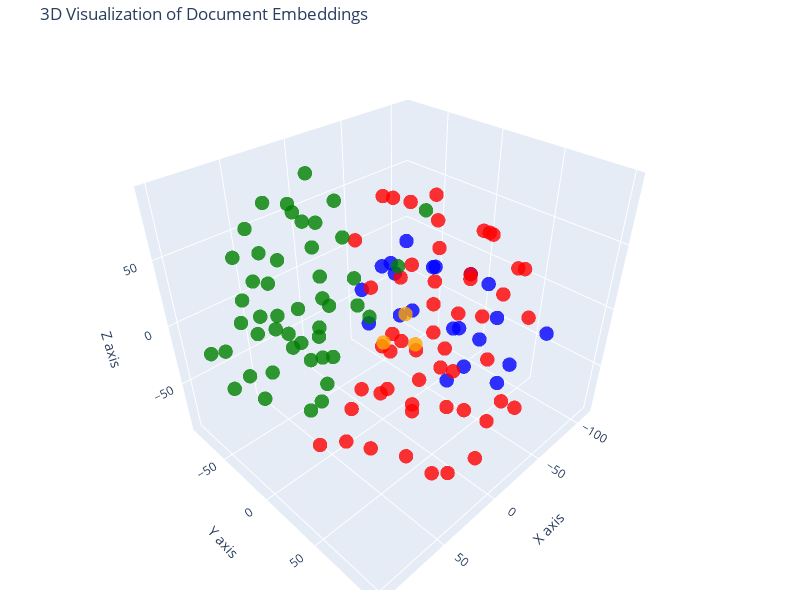

Here is the notebook cell this chart was saved with:
### Code cell
## 3d representation
tsne_3d = TSNE(n_components=3, random_state=42)
reduced_vectors_3d = tsne_3d.fit_transform(vectors)

fig_3d = go.Figure(data=[go.Scatter3d(
    x=reduced_vectors_3d[:,0],
    y=reduced_vectors_3d[:,1],
    z=reduced_vectors_3d[:,2],
    mode='markers',
    marker=dict(color=colors, size=5, opacity=0.8),
    text = [f"Type: {t}<br>Text: {doc[:100]}..." for t, doc in zip(doc_types, documents)],
    hoverinfo='text'
)])

fig_3d.update_layout(
    title="3D Visualization of Document Embeddings", 
    scene=dict(
        xaxis_title="X axis", 
        yaxis_title="Y axis",
        zaxis_title="Z axis"
    ),
    width=800,
    height=600,
    margin=dict(l=10, r=20, b=10, t=40)
)

fig_3d.show()

### Figure 1 — Plotly figure (JSON) as saved in the notebook; plotly's stock layout.template omitted (floating-point values rounded to 4 significant figures)
{"data": [{"hoverinfo": "text", "marker": {"color": ["blue", "blue", "blue", "blue", "blue", "blue", "blue", "blue", "blue", "blue", "blue", "blue", "blue", "blue", "blue", "blue", "blue", "blue", "blue", "blue", "blue", "red", "red", "red", "red", "red", "red", "red", "red", "red", "red", "red", "red", "red", "red", "red", "red", "red", "red", "red", "red", "red", "red", "red", "red", "red", "red", "red", "red", "red", "red", "red", "red", "red", "red", "red", "red", "red", "red", "red", "red", "red", "red", "red", "red", "red", "red", "red", "red", "red", "red", "red", "red", "orange", "orange", "orange", "green", "green", "green", "green", "green", "green", "green", "green", "green", "green", "green", "green", "green", "green", "green", "green", "green", "green", "green", "green", "green", "green", "green", "green", "green", "green", "green", "green", "green", "green", "green", "green", "green", "green", "green", "green", "green", "green", "green", "green", "green", "green", "green", "green", "green", "green", "green"], "opacity": 0.8, "size": 5}, "mode": "markers", "text": ["Type: products<br>Text: # Product Summary\n\n# Rellm: AI-Powered Enterprise Reinsurance Solution\n\n## Summary\n\nRellm is an inno...", "Type: products<br>Text: ### Seamless Integrations\nRellm's architecture is designed for effortless integration with existing ...", "Type: products<br>Text: ### Regulatory Compliance Tools\nRellm includes built-in compliance tracking features to help organiz...", "Type: products<br>Text: Join the growing number of organizations leveraging Rellm to enhance their reinsurance processes whi...", "Type: products<br>Text: Experience the future of reinsurance with Rellm, where innovation meets reliability. Let Insurellm h...", "Type: products<br>Text: # Product Summary\n\n# Markellm\n\n## Summary\n\nMarkellm is an innovative two-sided marketplace designed ...", "Type: products<br>Text: - **User-Friendly Interface**: Designed with user experience in mind, Markellm features an intuitive...", "Type: products<br>Text: - **Customer Support**: Our dedicated support team is always available to assist both consumers and ...", "Type: products<br>Text: ### For Insurance Companies:\n- **Basic Listing Fee**: $199/month for a featured listing on the platf...", "Type: products<br>Text: ### Q3 2025\n- Initiate a comprehensive marketing campaign targeting both consumers and insurers to i...", "Type: products<br>Text: # Product Summary\n\n# Homellm\n\n## Summary\nHomellm is an innovative home insurance product developed b...", "Type: products<br>Text: ### 2. Dynamic Pricing Model\nWith Homellm's innovative dynamic pricing model, insurance providers ca...", "Type: products<br>Text: ### 5. Multi-Channel Integration\nHomellm seamlessly integrates into existing insurance platforms, pr...", "Type: products<br>Text: - **Basic Tier:** Starting at $5,000/month for small insurers with basic integration features.\n- **S...", "Type: products<br>Text: All tiers include a comprehensive training program and ongoing updates to ensure optimal performance...", "Type: products<br>Text: With Homellm, Insurellm is committed to transforming the landscape of home insurance, ensuring both ...", "Type: products<br>Text: # Product Summary\n\n# Carllm\n\n## Summary\n\nCarllm is an innovative auto insurance product developed by...", "Type: products<br>Text: - **Instant Quoting**: With Carllm, insurance companies can offer near-instant quotes to customers, ...", "Type: products<br>Text: - **Mobile Integration**: Carllm is designed to work seamlessly with mobile applications, providing ...", "Type: products<br>Text: - **Professional Tier**: $2,500/month\n  - For medium-sized companies.\n  - All Basic Tier features pl...", "Type: products<br>Text: ### Q2 2025: Customer Experience Improvements\n- Launch of a new **mobile app** for end-users.\n- Intr...", "Type: contracts<br>Text: # Contract with GreenField Holdings for Markellm\n\n**Effective Date:** November 15, 2023  \n**Contract...", "Type: contracts<br>Text: ## Renewal\n1. **Automatic Renewal**: This contract will automatically renew for sequential one-year ...", "Type: contracts<br>Text: ## Features\n1. **AI-Powered Matching**: Access to advanced algorithms that connect GreenField Holdin...", "Type: contracts<br>Text: ## Support\n1. **Customer Support Access**: The Client will have access to dedicated support through ...", "Type: contracts<br>Text: **Signatures:**  \n_________________________                           _________________________  \n**...", "Type: contracts<br>Text: # Contract with Apex Reinsurance for Rellm: AI-Powered Enterprise Reinsurance Solution\n\n## Terms\n\n1....", "Type: contracts<br>Text: ## Renewal\n\n1. **Automatic Renewal**: This Agreement will automatically renew for successive one-yea...", "Type: contracts<br>Text: 2. **Seamless Integrations**: The architecture of Rellm allows for easy integration with existing sy...", "Type: contracts<br>Text: 1. **Technical Support**: Provider shall offer dedicated technical support to the Client via phone, ...", "Type: contracts<br>Text: **Insurellm, Inc.**  \n_____________________________  \nAuthorized Signature   \nDate: ________________...", "Type: contracts<br>Text: # Contract with Greenstone Insurance for Homellm\n\n---\n\n## Terms\n\n1. **Parties**: This Contract (\"Agr...", "Type: contracts<br>Text: 4. **Payment Terms**: \n   - The Customer shall pay an amount of $10,000 per month for the Standard T...", "Type: contracts<br>Text: ---\n\n## Features\n\n- **AI-Powered Risk Assessment**: Customer will have access to enhanced risk evalu...", "Type: contracts<br>Text: - **Customer Portal**: A dedicated portal will be provided, allowing the Customer's clients to manag...", "Type: contracts<br>Text: ______________________________  \n[Name], [Title]  \nDate: ______________________\n\n**For Greenstone In...", "Type: contracts<br>Text: # Contract with Roadway Insurance Inc. for Carllm\n\n---\n\n## Terms\n\n1. **Agreement Effective Date**: T...", "Type: contracts<br>Text: ---\n\n## Renewal\n\n1. **Automatic Renewal**: This agreement will automatically renew for an additional...", "Type: contracts<br>Text: ---\n\n## Features\n\n1. **Access to Core Features**: Roadway Insurance Inc. will have access to all Pro...", "Type: contracts<br>Text: ---\n\n## Support\n\n1. **Technical Support**: Roadway Insurance Inc. will receive priority technical su...", "Type: contracts<br>Text: # Contract with Stellar Insurance Co. for Rellm\n\n## Terms\nThis contract is made between **Insurellm*...", "Type: contracts<br>Text: ### Termination\nEither party may terminate this agreement with a **30-day written notice**. In the e...", "Type: contracts<br>Text: ## Features\nStellar Insurance Co. will receive access to the following features of the Rellm product...", "Type: contracts<br>Text: ## Support\nInsurellm provides Stellar Insurance Co. with the following support services:\n\n- **24/7 T...", "Type: contracts<br>Text: # Contract with TechDrive Insurance for Carllm\n\n**Contract Date:** October 1, 2024  \n**Contract Dura...", "Type: contracts<br>Text: ## Renewal\n\n1. **Automatic Renewal**: This contract shall automatically renew for additional one-yea...", "Type: contracts<br>Text: ## Support\n\n1. **Customer Support**: Insurellm will provide 24/7 customer support to TechDrive Insur...", "Type: contracts<br>Text: **TechDrive Insurance Representative:**  \nName: Sarah Johnson  \nTitle: Operations Director  \nDate: _...", "Type: contracts<br>Text: # Contract with Belvedere Insurance for Markellm\n\n## Terms\nThis Contract (\"Agreement\") is made and e...", "Type: contracts<br>Text: ## Renewal\n1. **Renewal Terms**: This Agreement may be renewed for additional one-year terms upon mu...", "Type: contracts<br>Text: ## Features\n1. **AI-Powered Matching**: Belvedere Insurance will benefit from Markellm's AI-powered ...", "Type: contracts<br>Text: ## Support\n1. **Technical Support**: Technical support will be available from 9 AM to 7 PM EST, Mond...", "Type: contracts<br>Text: **Belvedere Insurance**  \nSignature: ______________________  \nName: [Authorized Signatory]  \nTitle: ...", "Type: contracts<br>Text: # Contract with Velocity Auto Solutions for Carllm\n\n**Contract Date:** October 1, 2023  \n**Contract ...", "Type: contracts<br>Text: ## Renewal\n\n1. **Automatic Renewal**: This contract will automatically renew for successive 12-month...", "Type: contracts<br>Text: ## Support\n\n1. **Customer Support**: Velocity Auto Solutions will have access to Insurellm’s custome...", "Type: contracts<br>Text: # Contract with GreenValley Insurance for Homellm\n\n**Contract Date:** October 6, 2023  \n**Contract N...", "Type: contracts<br>Text: 4. **Confidentiality:** Both parties agree to maintain the confidentiality of proprietary informatio...", "Type: contracts<br>Text: 1. **AI-Powered Risk Assessment:** Access to advanced AI algorithms for real-time risk evaluations.\n...", "Type: contracts<br>Text: 3. **Regular Updates:** Insurellm will offer ongoing updates and enhancements to the Homellm platfor...", "Type: contracts<br>Text: # Contract with EverGuard Insurance for Rellm: AI-Powered Enterprise Reinsurance Solution\n\n**Contrac...", "Type: contracts<br>Text: 4. **Usage Rights**: EverGuard Insurance is granted a non-exclusive, non-transferable license to acc...", "Type: contracts<br>Text: 1. **Core Functionality**: Rellm provides EverGuard Insurance with advanced AI-driven analytics, sea...", "Type: contracts<br>Text: 1. **Customer Support**: Insurellm will provide EverGuard Insurance with 24/7 customer support, incl...", "Type: contracts<br>Text: ---\n\n**Signatures**  \n**For Insurellm**: __________________________  \n**Name**: John Smith  \n**Title...", "Type: contracts<br>Text: # Contract with BrightWay Solutions for Markellm\n\n**Contract Date:** October 5, 2023  \n**Contract ID...", "Type: contracts<br>Text: 3. **Service Level Agreement (SLA):**  \n   Insurellm commits to a 99.9% uptime for the platform with...", "Type: contracts<br>Text: 2. **Real-Time Quote Availability:**  \n   Consumers sourced via BrightWay Solutions will receive rea...", "Type: contracts<br>Text: 3. **Training and Onboarding:**  \n   Insurellm agrees to provide one free training session on how to...", "Type: contracts<br>Text: # Contract with Pinnacle Insurance Co. for Homellm\n\n## Terms\nThis contract (\"Contract\") is entered i...", "Type: contracts<br>Text: ## Renewal\n1. **Renewal Terms**: At the end of the initial term, this Contract shall automatically r...", "Type: contracts<br>Text: ## Features\n1. **AI-Powered Risk Assessment**: Utilized for tailored underwriting decisions specific...", "Type: contracts<br>Text: ## Support\n1. **Technical Support**: Insurellm shall provide 24/7 technical support via an email and...", "Type: company<br>Text: # Overview of Insurellm\n\nInsurellm is an innovative insurance tech firm with 200 employees across th...", "Type: company<br>Text: # Careers at Insurellm\n\nInsurellm is hiring! We are looking for talented software engineers, data sc...", "Type: company<br>Text: # About Insurellm\n\nInsurellm was founded by Avery Lancaster in 2015 as an insurance tech startup des...", "Type: employees<br>Text: # HR Record\n\n# Alex Chen\n\n## Summary\n- **Date of Birth:** March 15, 1990  \n- **Job Title:** Backend ...", "Type: employees<br>Text: ## Annual Performance History\n- **2020:**  \n  - Completed onboarding successfully.  \n  - Met expecta...", "Type: employees<br>Text: ## Compensation History\n- **2020:** Base Salary: $80,000  \n- **2021:** Base Salary Increase to $90,0...", "Type: employees<br>Text: Alex Chen continues to be a vital asset at Insurellm, contributing significantly to innovative backe...", "Type: employees<br>Text: # HR Record\n\n# Oliver Spencer\n\n## Summary\n- **Date of Birth**: May 14, 1990  \n- **Job Title**: Backe...", "Type: employees<br>Text: ## Annual Performance History\n- **2018**: **3/5** - Adaptable team player but still learning to take...", "Type: employees<br>Text: ## Compensation History\n- **March 2018**: Initial salary of $80,000.\n- **July 2019**: Salary increas...", "Type: employees<br>Text: # HR Record\n\n# Emily Tran\n\n## Summary\n- **Date of Birth:** March 18, 1991  \n- **Job Title:** Digital...", "Type: employees<br>Text: - **January 2017 - May 2018**: Marketing Intern  \n  - Supported the Marketing team by collaborating ...", "Type: employees<br>Text: - **2021**:  \n  - Performance Rating: Meets Expectations  \n  - Key Achievements: Contributed to the ...", "Type: employees<br>Text: - **Professional Development Goals**:  \n  - Emily Tran aims to become a Marketing Manager within the...", "Type: employees<br>Text: # HR Record\n\n# Jordan Blake\n\n## Summary\n- **Date of Birth:** March 15, 1993  \n- **Job Title:** Sales...", "Type: employees<br>Text: ## Annual Performance History\n- **2021:** First year at Insurellm; achieved 90% of monthly targets. ...", "Type: employees<br>Text: ## Other HR Notes\n- Jordan has shown an interest in continuing education, actively participating in ...", "Type: employees<br>Text: # Avery Lancaster\n\n## Summary\n- **Date of Birth**: March 15, 1985  \n- **Job Title**: Co-Founder & Ch...", "Type: employees<br>Text: - **2010 - 2013**: Business Analyst at Edge Analytics  \n  Prior to joining Innovate, Avery worked as...", "Type: employees<br>Text: - **2018**: **Exceeds Expectations**  \n  Under Avery’s pivoted vision, Insurellm launched two new su...", "Type: employees<br>Text: - **2022**: **Satisfactory**  \n  Avery focused on rebuilding team dynamics and addressing employee c...", "Type: employees<br>Text: ## Compensation History\n- **2015**: $150,000 base salary + Significant equity stake  \n- **2016**: $1...", "Type: employees<br>Text: ## Other HR Notes\n- **Professional Development**: Avery has actively participated in leadership trai...", "Type: employees<br>Text: # HR Record\n\n# Maxine Thompson\n\n## Summary\n- **Date of Birth:** January 15, 1991  \n- **Job Title:** ...", "Type: employees<br>Text: ## Insurellm Career Progression\n- **January 2017 - October 2018**: **Junior Data Engineer**  \n  * Ma...", "Type: employees<br>Text: ## Annual Performance History\n- **2017**: *Meets Expectations*  \n  Maxine showed potential in her ro...", "Type: employees<br>Text: - **2021**: *Exceeds Expectations*  \n  Maxine spearheaded the transition to a new data warehousing s...", "Type: employees<br>Text: ## Compensation History\n- **2017**: $70,000 (Junior Data Engineer)  \n- **2018**: $75,000 (Junior Dat...", "Type: employees<br>Text: # Samantha Greene\n\n## Summary\n- **Date of Birth:** October 14, 1990\n- **Job Title:** HR Generalist\n-...", "Type: employees<br>Text: ## Annual Performance History\n- **2020:** Exceeds Expectations  \n  Samantha Greene demonstrated exce...", "Type: employees<br>Text: ## Compensation History\n- **2020:** Base Salary - $55,000  \n  The entry-level salary matched industr...", "Type: employees<br>Text: - **2023:** Base Salary - $70,000  \n  Recognized for substantial improvement in employee relations m...", "Type: employees<br>Text: # HR Record\n\n# Alex Thomson\n\n## Summary\n- **Date of Birth:** March 15, 1995  \n- **Job Title:** Sales...", "Type: employees<br>Text: ## Annual Performance History  \n- **2022** - Rated as \"Exceeds Expectations.\" Alex Thomson achieved ...", "Type: employees<br>Text: ## Other HR Notes\n- Alex Thomson is an active member of the Diversity and Inclusion committee at Ins...", "Type: employees<br>Text: # HR Record\n\n# Samuel Trenton\n\n## Summary\n- **Date of Birth:** April 12, 1989  \n- **Job Title:** Sen...", "Type: employees<br>Text: ## Annual Performance History\n- **2023:** Rating: 4.5/5  \n  *Samuel exceeded expectations, successfu...", "Type: employees<br>Text: ## Compensation History\n- **2023:** Base Salary: $115,000 + Bonus: $15,000  \n  *Annual bonus based o...", "Type: employees<br>Text: - **Engagement in Company Culture:** Regularly participates in team-building events and contributes ...", "Type: employees<br>Text: # HR Record\n\n# Alex Harper\n\n## Summary\n- **Date of Birth**: March 15, 1993  \n- **Job Title**: Sales ...", "Type: employees<br>Text: ## Annual Performance History  \n- **2021**:  \n  - **Performance Rating**: 4.5/5  \n  - **Key Achievem...", "Type: employees<br>Text: - **2022**:  \n  - **Base Salary**: $65,000 (Promotion to Senior SDR)  \n  - **Bonus**: $13,000 (20% o...", "Type: employees<br>Text: # HR Record\n\n# Jordan K. Bishop\n\n## Summary\n- **Date of Birth:** March 15, 1990\n- **Job Title:** Fro...", "Type: employees<br>Text: ## Annual Performance History\n- **2019:** Exceeds Expectations - Continuously delivered high-quality...", "Type: employees<br>Text: ## Compensation History\n- **June 2018:** Starting Salary - $85,000\n- **June 2019:** Salary Increase ...", "Type: employees<br>Text: ## Other HR Notes\n- Jordan K. Bishop has been an integral part of club initiatives, including the In...", "Type: employees<br>Text: # HR Record\n\n# Emily Carter\n\n## Summary\n- **Date of Birth:** August 12, 1990  \n- **Job Title:** Acco...", "Type: employees<br>Text: - **2017-2019:** Marketing Intern  \n  - Assisted with market research and campaign development for s...", "Type: employees<br>Text: ## Compensation History\n| Year | Base Salary | Bonus         | Total Compensation |\n|------|--------...", "Type: employees<br>Text: Emily Carter exemplifies the kind of talent that drives Insurellm's success and is an invaluable ass..."], "type": "scatter3d", "x": [-39.4, -62.06, -54.91, -67.5, 31.74, -23.52, -61.95, -55.77, -49.68, -36.4, -59.78, -81.6, -84.83, -90.34, -111.4, 9.675, -36.56, -53.5, -60.88, -75.08, -57.25, 4.345, 18.55, -62.33, -27.48, 67.64, -0.7625, -17.68, -51.68, 32.3, 49.24, -72.05, -101.2, -84.93, -75.14, 72.99, -46.59, -26.29, -91.48, -26.61, -21.53, -11.06, -31.95, 4.961, -25.0, -45.91, -27.5, 3.138, 9.123, 43.78, -34.22, 27.41, 42.01, -29.19, 72.74, -16.97, -57.37, -28.98, -65.61, -80.51, -10.86, 18.08, -8.51, 8.976, 31.65, -85.23, -38.12, -60.86, 1.768, -44.41, 25.67, -80.11, 45.45, -22.84, -19.0, -7.392, 50.74, 95.54, 3.397, 0.2353, 67.9, -99.35, 16.25, 72.83, 70.98, 56.7, 91.56, 45.35, 20.72, 30.46, 22.47, 32.73, 29.12, 11.26, 58.89, 19.98, 99.99, 44.02, 62.45, 46.31, 41.74, 95.1, 98.47, 83.25, 75.88, 22.48, 3.324, 9.468, 74.74, 17.86, 35.31, 92.37, 38.22, 21.4, -3.879, 59.62, 71.65, 40.55, 40.38, 64.83, 90.47, 52.27, 11.21], "y": [41.84, 55.9, 69.07, -69.68, 85.15, -38.75, 89.34, -37.49, -18.53, -59.93, 19.36, 22.56, 34.33, 2.837, 4.96, 69.78, -23.87, -29.06, -6.758, -21.51, -49.04, 33.75, 99.93, -62.39, 95.36, 38.14, 59.79, 80.7, 79.66, 59.82, 39.93, 46.09, 36.73, -2.278, 58.76, 18.12, 43.77, 65.79, -33.45, 1.971, 73.61, 94.26, 50.73, 67.89, 26.96, 6.806, 10.6, 20.82, 7.532, 87.65, -26.61, 33.23, 14.23, 49.6, 69.54, 30.84, 28.06, -57.1, 2.018, 23.88, 44.55, 41.74, 17.29, 40.47, 33.43, -27.47, -27.15, -40.67, -21.06, 50.15, 85.37, -25.4, 56.24, 10.24, 3.961, -6.172, -19.63, -37.67, -63.9, -23.7, 24.02, -52.42, -17.04, -50.67, -59.66, -62.41, 49.05, 2.085, -43.2, -23.32, -26.47, -59.6, -85.25, -79.2, -35.49, -43.0, 5.793, -83.08, -55.43, -76.11, -74.39, -16.56, -34.75, -35.55, -13.51, 37.7, -75.38, -51.81, 11.55, -47.79, -40.79, 26.26, 17.8, -64.9, -47.94, -1.624, -28.45, -11.47, -17.13, -25.09, -71.46, -37.28, 0.365], "z": [-41.85, -62.34, -33.21, -19.01, 15.42, -37.4, 0.4435, -45.46, -28.48, -22.86, -30.59, -50.93, -26.39, -4.745, -22.09, 31.67, 7.721, 25.39, 10.14, -2.453, -3.008, -60.81, -45.76, 46.63, 33.47, -40.75, -43.02, -53.02, -64.3, -18.86, -59.17, 5.865, 10.21, -40.73, 30.27, -54.62, 63.75, 77.19, -27.98, 30.12, -6.867, -22.18, -72.66, -4.173, 53.44, 57.8, -65.83, 41.57, -57.9, -48.78, -63.69, -26.2, -46.6, 38.95, 88.3, 16.89, 20.72, 24.65, -62.3, 42.01, -24.31, -88.92, 87.13, -0.8912, 10.91, -72.55, 65.07, -75.59, -76.64, 3.213, -64.98, 54.07, 39.61, -30.19, -5.272, -29.13, -64.82, -27.84, -69.57, -2.094, -2.545, 25.63, 59.88, 23.75, -45.37, 63.89, 15.14, 32.03, 44.16, 18.26, -36.78, -41.09, -39.73, -26.9, 91.47, -20.93, -5.439, 10.39, -10.76, -14.93, 35.68, 35.12, 5.945, 65.37, 54.48, 65.08, 44.78, 13.03, 24.97, 93.29, 75.39, 48.63, 55.24, 67.96, 67.47, -3.98, -22.9, 80.95, -4.31, 20.69, -21.22, 50.12, 5.821]}], "layout": {"height": 600, "margin": {"b": 10, "l": 10, "r": 20, "t": 40}, "scene": {"xaxis": {"title": {"text": "X axis"}}, "yaxis": {"title": {"text": "Y axis"}}, "zaxis": {"title": {"text": "Z axis"}}}, "title": {"text": "3D Visualization of Document Embeddings"}, "width": 800}}
